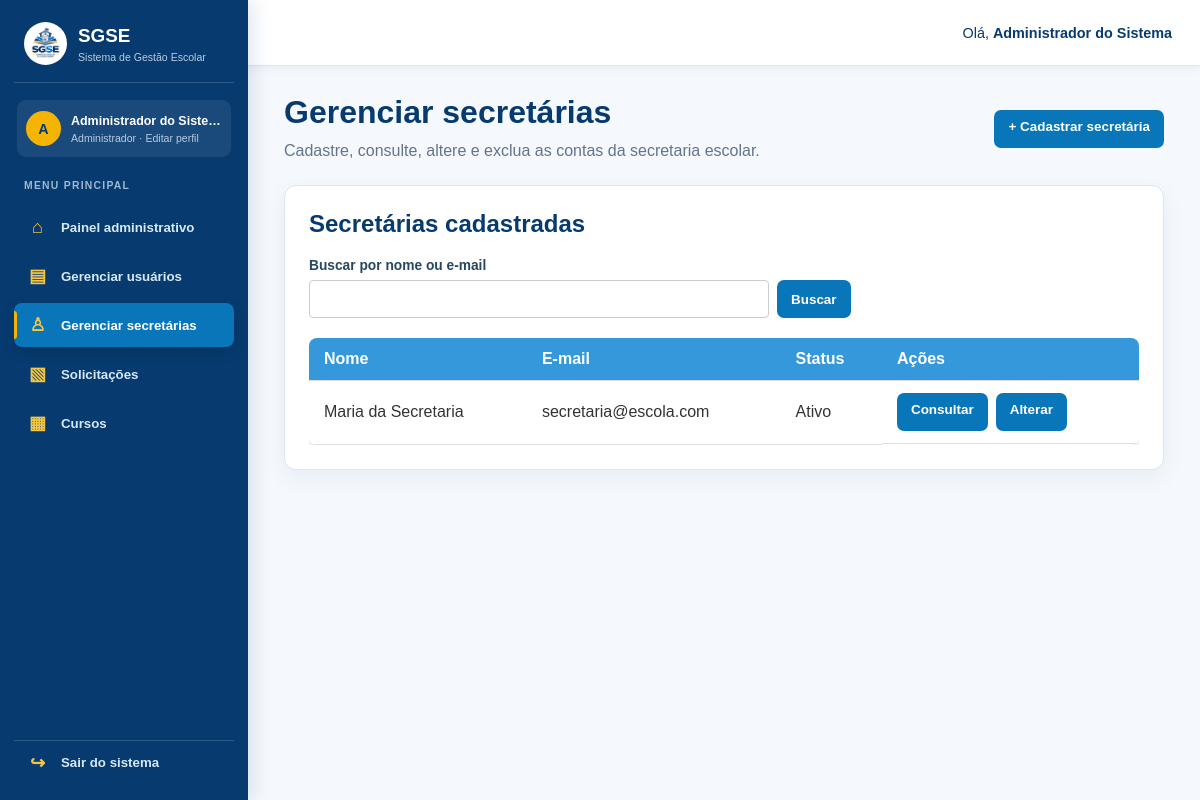
The app's page /view/admin/secretarias.php (signed in) with its own data.
### tables this page shows
CREATE TABLE usuarios (
    id_usuario INT AUTO_INCREMENT PRIMARY KEY,
    id_pessoa INT NOT NULL UNIQUE,
    id_perfil INT NOT NULL,
    email VARCHAR(100) NOT NULL UNIQUE,
    senha VARCHAR(255) NOT NULL,
    foto_perfil VARCHAR(255),
    cargo VARCHAR(100),
    setor VARCHAR(100),
    status ENUM('Ativo', 'Inativo') DEFAULT 'Ativo',
    criado_em TIMESTAMP DEFAULT CURRENT_TIMESTAMP,

    CONSTRAINT fk_usuario_pessoa
        FOREIGN KEY (id_pessoa)
        REFERENCES pessoas(id_pessoa)
        ON DELETE RESTRICT,

    CONSTRAINT fk_usuario_perfil
        FOREIGN KEY (id_perfil)
        REFERENCES perfis(id_perfil)
        ON DELETE RESTRICT
);

CREATE TABLE pessoas (
    id_pessoa INT AUTO_INCREMENT PRIMARY KEY,
    nome VARCHAR(100) NOT NULL,
    cpf VARCHAR(14) NOT NULL UNIQUE,
    telefone VARCHAR(20),
    data_nascimento DATE,
    criado_em TIMESTAMP DEFAULT CURRENT_TIMESTAMP
);

### model/dao/Conexao.php (called while the page is built, shortened)
<?php
if (!class_exists('Conexao')) {
    class Conexao {
        private static $instance = null;
        public static function getConexao() {
            if (!isset(self::$instance)) {
                $host     = "localhost";
                $dbname   = "secretaria_db";
                $usuario  = "root";
                $senha    = "";
                try {
                    self::$instance = new PDO(
                        "mysql:host={$host};dbname={$dbname};charset=utf8mb4",
                        $usuario,
                        $senha
                    );
                    self::$instance->setAttribute(PDO::ATTR_ERRMODE, PDO::ERRMODE_EXCEPTION);
                    self::$instance->setAttribute(PDO::ATTR_DEFAULT_FETCH_MODE, PDO::FETCH_ASSOC);
                } catch (PDOException $e) {
                    die("Erro na conexão com o banco de dados: " . $e->getMessage());
                }
            }
            return self::$instance;
        }
    }
}

### model/dao/UsuarioDAO.php (called while the page is built, shortened)
<?php
require_once __DIR__ . '/Conexao.php';
class UsuarioDAO {
    public function listarSecretarias(string $busca = ''): array {
        try {
            $sql = "SELECT u.id_usuario AS id, p.nome, p.cpf, p.telefone,
                           p.data_nascimento, u.email, u.status
                    FROM usuarios u
                    INNER JOIN pessoas p ON p.id_pessoa = u.id_pessoa
                    WHERE u.id_perfil = 2";
            $params = [];
            $sql .= " ORDER BY p.nome, u.id_usuario";
            $stmt = Conexao::getConexao()->prepare($sql);
            $stmt->execute($params);
            return $stmt->fetchAll(PDO::FETCH_ASSOC);
        } catch (PDOException $e) {
            error_log('Erro ao listar secretarias: ' . $e->getMessage());
            throw new RuntimeException('Não foi possível carregar as secretarias.', 0, $e);
        }
    }
}
?>

### controller/UsuarioController.php (called while the page is built, shortened)
<?php
require_once __DIR__ . '/../model/dao/UsuarioDAO.php';
class UsuarioController {
    public function listarSecretarias(string $busca = ''): array {
        return (new UsuarioDAO())->listarSecretarias($busca);
    }
}
?>

### view/admin/secretarias.php (the view, shortened to what this page needs)
<?php
require_once __DIR__ . '/../../model/dao/Conexao.php';
require_once __DIR__ . '/../../model/dao/UsuarioDAO.php';
require_once __DIR__ . '/../../controller/UsuarioController.php';
$controller = new UsuarioController();
$busca = is_string($_GET['busca'] ?? null) ? trim($_GET['busca']) : '';
$erroListagem = false;
try {
    $secretarias = $controller->listarSecretarias($busca);
} catch (RuntimeException $e) {
    $secretarias = [];
    $erroListagem = true;
}
include __DIR__ . '/../includes/topo.php';
?>
<div class="admin-workspace">
    <?php include __DIR__ . '/../includes/menu_administrativo.php'; ?>
    <div class="admin-workspace-content">
        <div class="secretary-management">
            <header class="secretary-management-header">
                <div>
                    <h1>Gerenciar secretárias</h1>
                    <p>Cadastre, consulte, altere e exclua as contas da secretaria escolar.</p>
                </div>
                <a class="btn" href="cadastrar_secretaria.php">+ Cadastrar secretária</a>
            </header>
            <section class="secretary-list card">
                <h2>Secretárias cadastradas</h2>
                <form class="secretary-search" action="secretarias.php" method="GET" role="search">
                    <label for="busca-secretaria">Buscar por nome ou e-mail</label>
                    <div>
                        <input type="search" id="busca-secretaria" name="busca"
                               value="<?= htmlspecialchars($busca, ENT_QUOTES, 'UTF-8') ?>">
                        <button type="submit">Buscar</button>
                    </div>
                </form>
                <?php if ($erroListagem): ?>
                    <p class="secretary-alert error" role="alert">Não foi possível carregar a lista de secretárias. Atualize a página e tente novamente.</p>
                <?php elseif ($secretarias): ?>
                    <div class="secretary-table-wrap">
                        <table>
                            <thead>
                                <tr><th>Nome</th><th>E-mail</th><th>Status</th><th>Ações</th></tr>
                            </thead>
                            <tbody>
                                <?php foreach ($secretarias as $secretaria): ?>
                                    <tr>
                                        <td><?= htmlspecialchars($secretaria['nome'], ENT_QUOTES, 'UTF-8') ?></td>
                                        <td><?= htmlspecialchars($secretaria['email'], ENT_QUOTES, 'UTF-8') ?></td>
                                        <td><?= htmlspecialchars($secretaria['status'], ENT_QUOTES, 'UTF-8') ?></td>
                                        <td class="secretary-actions">
                                            <a class="btn" href="secretarias.php?ver=<?= (int)$secretaria['id'] ?>">Consultar</a>
                                            <a class="btn" href="editar_secretaria.php?id=<?= (int)$secretaria['id'] ?>">Alterar</a>
                                        </td>
                                    </tr>
                                <?php endforeach; ?>
                            </tbody>
                        </table>
                    </div>
                <?php endif; ?>
            </section>
        </div>
    </div>
</div>
</main>
</body>
</html>

### assets/css/estilo.css (style rules this page uses)
* { margin: 0; padding: 0; box-sizing: border-box; font-family: Arial, Helvetica, sans-serif; }
body { background-color: #f4f6f9; color: #333; padding: 20px; display: flex; flex-direction: column; align-items: center; }
h1, h2, h3 { margin-bottom: 20px; color: #2c3e50; text-align: center; }
form { background-color: #ffffff; padding: 25px; border-radius: 8px; box-shadow: 0 4px 6px rgba(0, 0, 0, 0.1); width: 100%; max-width: 400px; margin-bottom: 15px; }
input, select { width: 100%; padding: 10px; margin-bottom: 15px; border: 1px solid #ccc; border-radius: 4px; font-size: 14px; }
button, .btn { background-color: #3498db; color: white; border: none; padding: 8px 14px; font-size: 13px; border-radius: 4px; cursor: pointer; transition: background-color 0.2s ease; text-decoration: none; display: inline-block; }
table { width: 100%; max-width: 900px; border-collapse: collapse; background-color: #ffffff; border-radius: 8px; overflow: hidden; box-shadow: 0 4px 6px rgba(0, 0, 0, 0.1); margin-top: 15px; }
table th, table td { padding: 12px 15px; text-align: left; border-bottom: 1px solid #ddd; vertical-align: middle; }
table th { background-color: #3498db; color: white; }
:root { --slate: #263b43; --petroleo: #286b6b; --petroleo-dark: #1f5558; --terracota: #c96852; --terracota-dark: #a95140; --areia: #f5f2ec; --branco: #ffffff; }
:root { --grafite: #303638; --grafite-soft: #5f6969; --oliva: #65745b; --oliva-dark: #4f5d48; --creme: #f4f3ee; }
:root { --sistema-fundo: #f4f5f5; --sistema-branco: #ffffff; --sistema-texto: #30383c; --sistema-suave: #687377; --sistema-acento: #426b78; --sistema-acento-dark: #31525d; }
:root { --escola-azul-marinho: #073b70; --escola-azul: #0876b9; --escola-azul-escuro: #05568f; --escola-dourado: #946600; --escola-dourado-vivo: #f5b400; --escola-fundo: #f5f8fc; }
:root { --admin-sidebar-width: 248px; --admin-azul-marinho: #073b70; --admin-azul: #0876b9; --admin-dourado: #f5b400; }
body.manager-body { display: block; min-height: 100vh; padding: 0; background: #f5f8fc; }
.manager-body .admin-workspace, .manager-body .admin-workspace-content { width: 100%; min-width: 0; }
.secretary-management { width: 100%; max-width: 1180px; margin: 0 auto; }
.secretary-management-header, .secretary-detail-heading { display: flex; align-items: center; justify-content: space-between; gap: 18px; margin-bottom: 22px; }
.secretary-management-header h1, .secretary-form-card h1, .secretary-detail h2, .secretary-list h2 { margin: 0 0 8px; color: var(--admin-azul-marinho); text-align: left; }
.secretary-management-header p, .secretary-form-card header p { color: #64748b; line-height: 1.5; }
.secretary-management .card, .secretary-form-card.card { display: block; width: 100%; max-width: none; margin: 0 0 20px; padding: 24px; background: #ffffff; border: 1px solid #dce7f0; border-radius: 12px; box-shadow: 0 8px 24px rgba(7, 59, 112, 0.06); }
.secretary-actions, .secretary-form-actions { display: flex; flex-wrap: wrap; align-items: center; gap: 8px; }
.secretary-management .btn, .secretary-management button, .secretary-form-card .btn, .secretary-form-card button { min-height: 38px; padding: 9px 14px; color: #ffffff; background: var(--admin-azul); border: 0; border-radius: 7px; cursor: pointer; font-size: 0.84rem; font-weight: 700; text-decoration: none; }
.secretary-list h2 { margin-bottom: 20px; }
.secretary-search { width: 100%; max-width: none; display: block; margin: 0 0 20px; padding: 0; background: transparent; box-shadow: none; }
.secretary-search label, .secretary-form label { display: block; margin: 0 0 7px; color: #28465f; font-size: 0.86rem; font-weight: 700; }
.secretary-search > div { display: flex; align-items: center; gap: 8px; }
.secretary-search input { width: min(100%, 460px); margin: 0; }
.secretary-table-wrap { overflow-x: auto; }
.secretary-management table { max-width: none; margin-top: 0; }
.secretary-management .secretary-actions { min-width: 190px; }
:root { --sistema-fundo: #f2f5f7; --sistema-branco: #ffffff; --sistema-texto: #263746; --sistema-suave: #667681; --sistema-acento: #356b86; --sistema-acento-dark: #274f65; }

### assets/css/estilo_topo.css (style rules this page uses)
body { margin: 0; padding: 0; }

### records on screen
usuarios: id_pessoa.nome "Maria da Secretaria", email "secretaria@escola.com", status "Ativo"

### other values on screen
$_SESSION['usuario_nome'] "Administrador do Sistema"
mb_strtoupper(mb_substr($nomeUsuarioMenu, 0, 1, 'UTF-8'), 'UTF-8') "A"
$nomeUsuarioMenu "Administrador do Siste…"
$nomePerfilMenu "Administrador"
